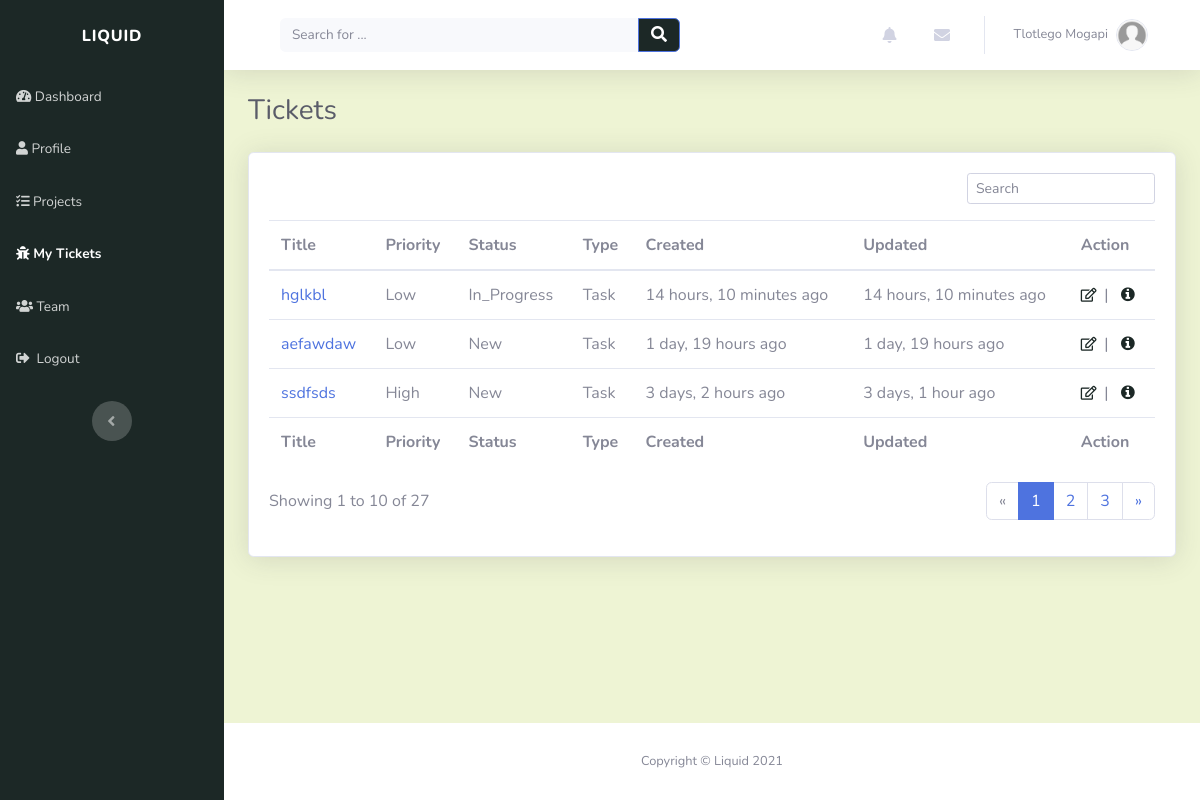
Page /tickets/ (signed in) on the earlier database version.
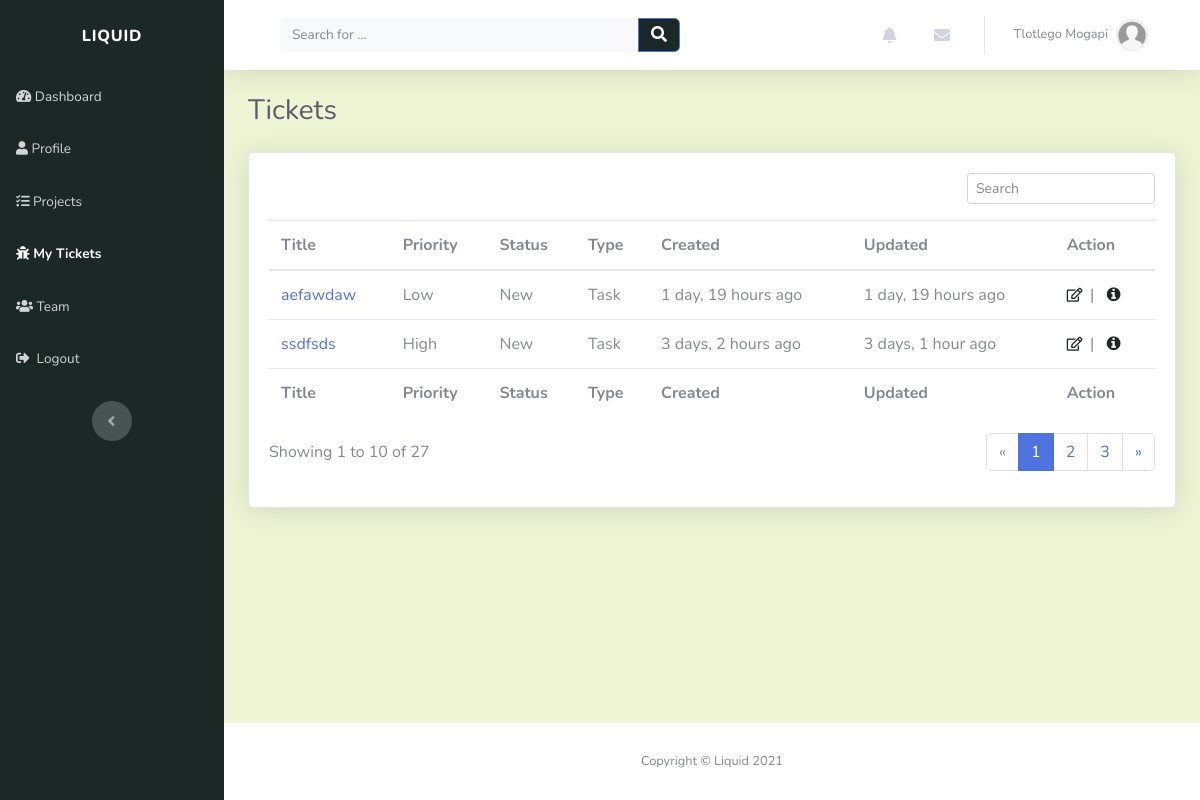
Same page on the later database version.
### account/models.py (models this page shows, shortened)
class Profile(models.Model):
    user = models.OneToOneField(settings.AUTH_USER_MODEL, on_delete=models.CASCADE, unique=True)
    profile_picture = models.ImageField(default='default.jpg', upload_to='profile_images', blank=True)
    website = models.URLField(blank=True)
    first_name = models.CharField(max_length=30, blank=True)
    last_name = models.CharField(max_length=30, blank=True)
    address = models.CharField(max_length=50, blank=True)
    city = models.CharField(max_length=50, blank=True)
    country = models.CharField(max_length=50, blank=True)
    slug = models.SlugField(unique=True, blank=True)

### tickets/models.py (models this page shows, shortened)
class Ticket(models.Model):
    TICKET_PRIORITY = (
        ('LOW', 'Low'),
        ('MEDIUM', 'Medium'),
        ('HIGH', 'High'),
    )
    TICKET_STATUS = (
        ('NEW', 'New'),
        ('IN_PROGRESS', 'In Progress'),
        ('RESOLVED', 'Resolved'),
    )
    TICKET_TYPE = (
        ('TASK', 'Task'),
        ('BUG', 'Bug'),
        ('CHANGE', 'Change'),
        ('FEATURE', 'Feature request')
    )
    title = models.CharField(max_length=50)
    description = models.CharField(max_length=200)
    created_by = models.ForeignKey(Profile, on_delete=models.CASCADE)
    project = models.ForeignKey(Project, related_name="tickets", on_delete=models.CASCADE)
    created_on = models.DateTimeField(verbose_name="created_on", auto_now_add=True)
    updated = models.DateTimeField(verbose_name="date updated", auto_now=True)
    priority = models.CharField(max_length=12, choices=TICKET_PRIORITY, default='LOW')
    status = models.CharField(max_length=12, choices=TICKET_STATUS, default='NEW')
    class_type = models.CharField(max_length=12, choices=TICKET_TYPE, default='TASK')
    slug = models.SlugField(unique=True, blank=True)

### tickets/views.py (the view)
# urls.py: path('', views.tickets_view, name="tickets_page"),
@login_required(login_url='login_page')
def tickets_view(request):
    context = {}
    user = request.user
    user_profile = get_object_or_404(Profile, user=user)
    user_tickets_assignments = TicketAssignee.objects.filter(user=user_profile).order_by('-created_on')
    context['user_tickets'] = [assignment.ticket for assignment in user_tickets_assignments]
    return render(request, "tickets/tickets.html", context)

### index/custom_processors.py (called while the page is built)
def profile_processor(request):
    if request.user.is_authenticated:
        user = request.user
        user_profile = get_object_or_404(Profile, user=user)
        user_messages = DirectMessage.objects.filter(receiver=user_profile).order_by('-created_on')[:5]
        user_alerts = Alert.objects.filter(user=user_profile).order_by('-created_on')[:5]
        return {'profile': user_profile, 'direct_messages': user_messages, 'alerts': user_alerts}
    else:
        return{}

### tickets/templates/tickets/tickets.html
{% extends "index/header.html" %} {% load static %} {% block title %}Tickets{% endblock %} {% block content %}
<div class="d-sm-flex justify-content-between align-items-center mb-4">
	<h3 class="text-dark mb-0">Tickets</h3>
</div>
<div class="card shadow">
	<div class="card-body">
		<div class="row">
			<div class="col-md-12">
				<div class="text-md-right dataTables_filter" id="dataTable_filter">
					<label
						><input
							type="search"
							class="form-control form-control-sm"
							aria-controls="dataTable"
							placeholder="Search"
					/></label>
				</div>
			</div>
		</div>
		<div class="table-responsive table mt-2" id="dataTable" role="grid" aria-describedby="dataTable_info">
			<table class="table my-0" id="dataTable" aria-describedby="projects">
				<thead>
					{% include "tickets/snippets/table_header.html" %}
				</thead>
				<tbody>
					{% for ticket in user_tickets %} {% include "tickets/snippets/ticket.html" %} {%endfor%}
				</tbody>
				<tfoot>
					{% include "tickets/snippets/table_header.html" %}
				</tfoot>
			</table>
		</div>
		{% include "projects/snippets/pagination.html" %}
	</div>
</div>
{% endblock %}

### index/templates/index/header.html (shortened to what this page needs)
{% load static %}
<!DOCTYPE html>
<html lang="en">
	<head>
		<link rel="stylesheet" href="{% static 'index/bootstrap/css/bootstrap.min.css' %}" />
		<link rel="stylesheet" href="https://use.fontawesome.com/releases/v5.12.0/css/all.css" />
		<link
			rel="stylesheet"
			href="https://cdnjs.cloudflare.com/ajax/libs/font-awesome/4.7.0/css/font-awesome.min.css"
		/>
		<link rel="stylesheet" href="{% static 'index/fonts/fontawesome5-overrides.min.css' %}" />
	</head>
	<body id="page-top">
		<div id="wrapper">
			{% include "index/snippets/sidebar.html" %}
			<div class="d-flex flex-column" id="content-wrapper">
				<div id="content" style="background: rgb(238, 244, 212)">
					{% include "index/snippets/navbar.html" %}
					<div class="container-fluid">{% block content %} {% endblock %}</div>
				</div>
				<footer class="bg-white sticky-footer">
					<div class="container my-auto">
						<div class="text-center my-auto copyright"><span>Copyright © Liquid 2021</span></div>
					</div>
				</footer>
			</div>
		</div>
	</body>
</html>

### index/templates/index/snippets/sidebar.html (shortened to what this page needs)
<nav
	class="navbar navbar-dark align-items-start sidebar sidebar-dark accordion bg-gradient-primary p-0"
	style="background: rgb(28, 40, 38)"
>
	<div class="container-fluid d-flex flex-column p-0">
		<a class="navbar-brand d-flex sidebar-brand m-0" href="{% url 'index_page' %}">
			<div class="sidebar-brand-text mx-3"><span>Liquid</span></div>
		</a>
		<ul class="nav navbar-nav text-light" id="accordionSidebar">
			<li class="nav-item">
				<a
					class="nav-link {%if request.resolver_match.url_name == 'index_page' %}active{% endif %}"
					href="{% url 'index_page' %}"
					><em class="fas fa-tachometer-alt"></em><span>&nbsp;Dashboard</span></a
				>
			</li>
			<li class="nav-item">
				{% with 'user_profile view_profile' as urls %}
				<a
					class="nav-link {% if request.resolver_match.url_name in urls %}active{% endif %}"
					href="{% url 'user_profile' %}"
					><em class="fas fa-user"></em><span>&nbsp;Profile</span></a
				>
				{% endwith %}
			</li>
			<li class="nav-item">
				{% with 'projects_page add_project edit_project view_project' as urls %}
				<a
					class="nav-link {% if request.resolver_match.url_name in urls %}active{% endif %}"
					href="{% url 'projects_page' %}"
					><em class="fas fa-tasks"></em><span>&nbsp;Projects</span></a
				>
				{% endwith %}
			</li>
			<li class="nav-item">
				{% with 'tickets_page add_ticket edit_ticket view_ticket' as urls %}
				<a
					class="nav-link {% if request.resolver_match.url_name in urls %}active{%endif%}"
					href="{% url 'tickets_page' %}"
					><em class="fas fa-bug"></em><span>&nbsp;My Tickets</span></a
				>
				{% endwith %}
			</li>
			<li class="nav-item">
				{% with 'team_page manage_roles' as urls %}
				<a
					class="nav-link {% if request.resolver_match.url_name in urls %}active{%endif%}"
					href="{% url 'team_page' %}"
					><em class="fas fa-users"></em><span>&nbsp;Team</span></a
				>
				{% endwith %}
			</li>
			<li class="nav-item">
				<a class="nav-link" href="{% url 'logout' %}"
					><em class="fas fa-sign-out-alt"></em><span>&nbsp;&nbsp;Logout</span></a
				>
			</li>
		</ul>
		<div class="text-center d-none d-md-inline">
			<button class="btn rounded-circle border-0" id="sidebarToggle" type="button"></button>
		</div>
	</div>
</nav>

### index/templates/index/snippets/navbar.html (shortened to what this page needs)
<nav
	class="navbar navbar-light navbar-expand bg-white shadow mb-4 topbar static-top"
	style="background: rgb(238, 244, 212)"
>
	<div class="container-fluid">
		<div class="container-fluid">
			<form
				method="GET"
				action="{% url 'index_page' %}"
				target="_self"
				class="form-inline d-none d-sm-inline-block mr-auto ml-md-3 my-2 my-md-0 mw-100 navbar-search"
			>
				<div class="input-group">
					<input
						class="bg-light form-control border-0 small"
						type="search"
						placeholder="Search for ..."
						value="{{query}}"
						name="q"
					/>
					<div class="input-group-append">
						<button class="btn btn-primary py-0" type="submit" style="background: rgb(28, 40, 38)">
							<em class="fas fa-search"></em>
						</button>
					</div>
				</div>
			</form>
			<ul class="nav navbar-nav flex-nowrap ml-auto">
				<li class="nav-item dropdown no-arrow mx-1">
					<div class="nav-item dropdown no-arrow">
						<a class="dropdown-toggle nav-link" data-toggle="dropdown" aria-expanded="false" href="#"
							><em class="fas fa-bell fa-fw"></em
						></a>
					</div>
				</li>
				<li class="nav-item dropdown no-arrow mx-1">
					<div class="nav-item dropdown no-arrow">
						<a class="dropdown-toggle nav-link" data-toggle="dropdown" aria-expanded="false" href="#"
							><em class="fas fa-envelope fa-fw"></em></a
						>
					</div>
				</li>
				<li class="nav-item dropdown no-arrow">
					<div class="nav-item dropdown no-arrow">
						<a class="dropdown-toggle nav-link" data-toggle="dropdown" aria-expanded="false" href="#"
							><span class="d-none d-lg-inline mr-2 text-gray-600 small">
								{% if profile.first_name and profile.last_name %} {{profile.first_name}}
								{{profile.last_name}} {% else %} {{user}} {%endif%}
							</span>
							<img
								class="border rounded-circle img-profile"
								src="{{profile.profile_picture.url}}"
								alt="user image"
							/>
						</a>
					</div>
				</li>
			</ul>
		</div>
	</div>
</nav>

### tickets/templates/tickets/snippets/table_header.html
<tr>
	<th scope="col">Title</th>
	<th scope="col">Priority</th>
	<th scope="col">Status</th>
	<th scope="col">Type</th>
	<th scope="col">Created</th>
	<th scope="col">Updated</th>
	<th scope="col">Action</th>
</tr>

### tickets/templates/tickets/snippets/ticket.html
<tr style="white-space: nowrap">
	<td><a href="{% url 'view_ticket' ticket.slug %}">{{ ticket.title | truncatechars:40 }}</a></td>
	<td>{{ ticket.priority|title }}</td>
	<td>{{ ticket.status|title }}</td>
	<td>{{ ticket.class_type|title }}</td>
	<td>{{ ticket.created_on|timesince }} ago</td>
	<td>{{ ticket.updated|timesince }} ago</td>
	<td>{% include "tickets/snippets/ticket_action.html" %}</td>
</tr>

### tickets/templates/tickets/snippets/ticket_action.html
<a role="button" href="{% url 'edit_ticket' ticket.slug %}" style="color: rgb(28, 40, 38)" title="Edit"
	><em class="far fa-edit fa-sm">&nbsp</em></a
>
|&nbsp&nbsp
<a role="button" href="{% url 'view_ticket' ticket.slug %}" style="color: rgb(28, 40, 38)" title="More information"
	><em class="fa fa-info-circle">&nbsp</em></a
>

### projects/templates/projects/snippets/pagination.html
<div class="row">
	<div class="col-md-6 align-self-center">
		<p id="dataTable_info" class="dataTables_info" role="status" aria-live="polite">Showing 1 to 10 of 27</p>
	</div>
	<div class="col-md-6">
		<nav class="d-lg-flex justify-content-lg-end dataTables_paginate paging_simple_numbers">
			<ul class="pagination">
				<li class="page-item disabled">
					<a class="page-link" href="#" aria-label="Previous"><span aria-hidden="true">«</span></a>
				</li>
				<li class="page-item active"><a class="page-link" href="#">1</a></li>
				<li class="page-item"><a class="page-link" href="#">2</a></li>
				<li class="page-item"><a class="page-link" href="#">3</a></li>
				<li class="page-item">
					<a class="page-link" href="#" aria-label="Next"><span aria-hidden="true">»</span></a>
				</li>
			</ul>
		</nav>
	</div>
</div>

Differences in the rows shown:
removed Ticket: title "hglkbl", priority "Low", status "In_Progress", class_type "Task", created_on "14 hours, 10 minutes", updated "14 hours, 10 minutes"
